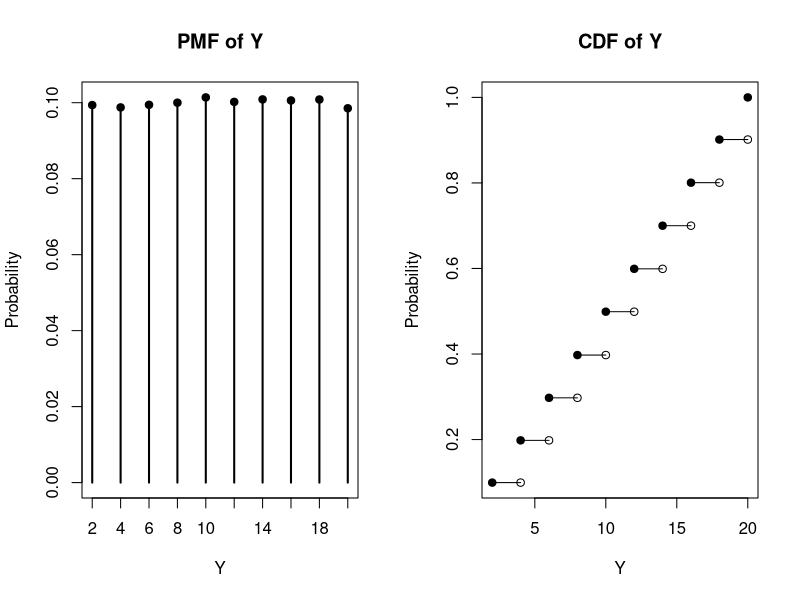
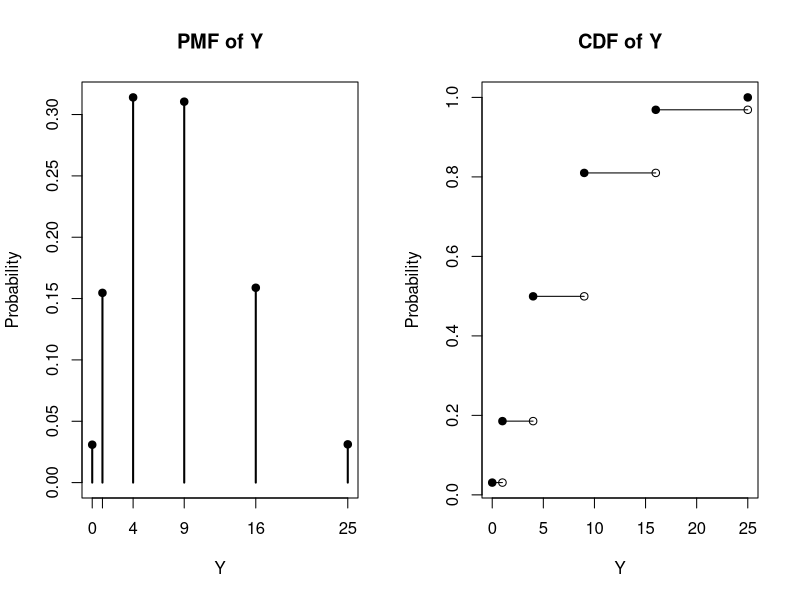
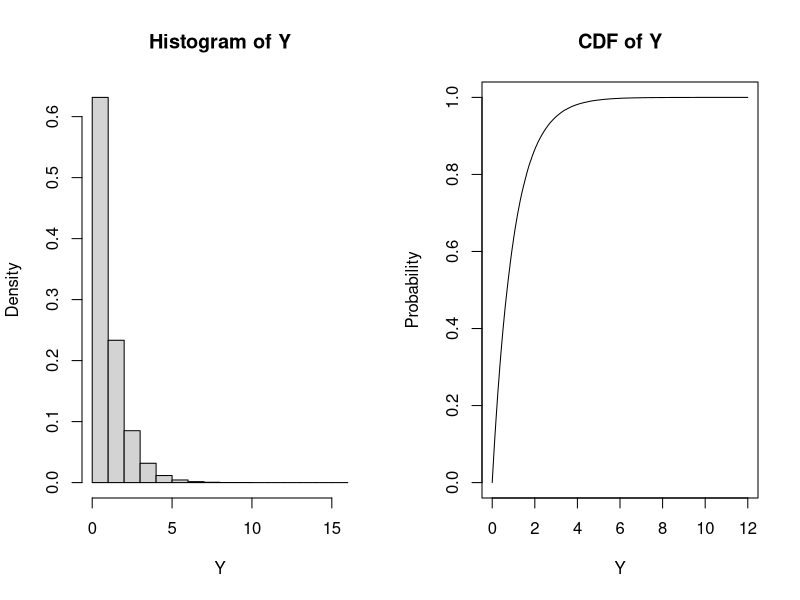
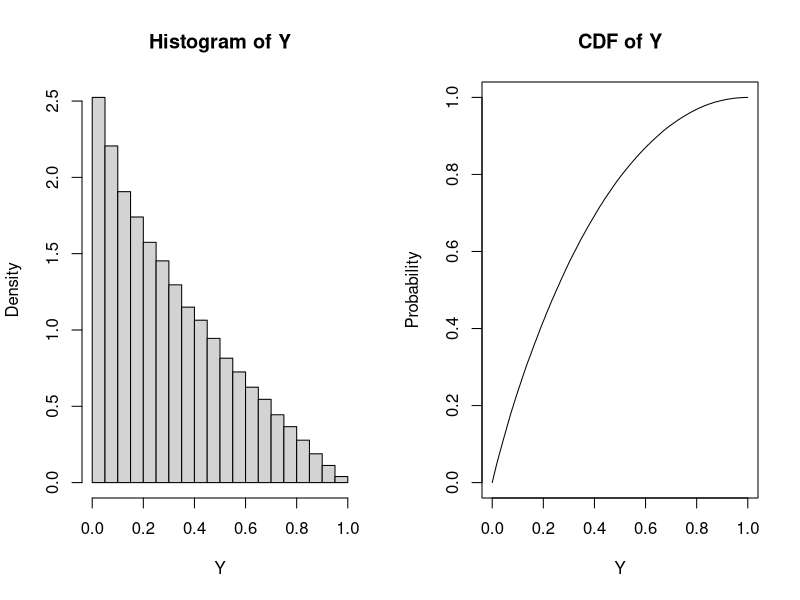

Source code (R) for these figures, in order:
## ---- chunk 1
n <- 100000
pmf_x <- rep(1/10, 10)
X <- sample(1:10, n, replace = TRUE, prob = pmf_x)
Y <- 2*X
## ---- chunk 2
pmf_Y <- table(Y)/length(Y)
x0 <- seq(2, 18, 2)
x1 <- seq(4, 20, 2)
cdf_Y <- cumsum(pmf_Y)
y0 <- cdf_Y[1:9]
y1 <- cdf_Y[1:9]

par(mfrow = c(1, 2))
plot(pmf_Y, ylab = "Probability", main = "PMF of Y")
points(names(pmf_Y), pmf_Y, pch = 19)

plot(names(pmf_Y), cdf_Y, pch = 19, 
     main = "CDF of Y", ylab = "Probability", xlab = "Y")
points(x1, y1)
segments(x0, y0, x1, y1)
par(mfrow = c(1, 1))
## ---- chunk 3
n <- 100000
pmf_x <- choose(5, 0:5)/2^5
X <- sample(0:5, n, replace = TRUE, prob = pmf_x)
Y <- X^2
## ---- chunk 4
pmf_Y <- table(Y)/length(Y)
x0 <- c(0, 1, 4, 9, 16)
x1 <- c(1, 4, 9, 16, 25)
cdf_Y <- cumsum(pmf_Y)
y0 <- cdf_Y[1:5]
y1 <- cdf_Y[1:5]

par(mfrow = c(1, 2))
plot(pmf_Y, ylab = "Probability", main = "PMF of Y")
points(names(pmf_Y), pmf_Y, pch = 19)

plot(names(pmf_Y), cdf_Y, pch = 19, 
     main = "CDF of Y", ylab = "Probability", xlab = "Y")
points(x1, y1)
segments(x0, y0, x1, y1)
par(mfrow = c(1, 1))
## ---- chunk 5
n <- 100000
X <- runif(n, 0, 1)
Y <- -log(X)
## ---- chunk 6
y_seq <- seq(0, 12, length = 1000)
cdf_Y <- sapply(y_seq, function(y) mean(Y <= y))

par(mfrow = c(1, 2))
hist(Y, freq = FALSE)

plot(y_seq, cdf_Y, type = 'l', main = "CDF of Y",
     ylab = "Probability", xlab = "Y")
par(mfrow = c(1, 1))
## ---- chunk 7
n <- 100000
X <- rbeta(n, 2, 2)
Y <- X^2
## ---- chunk 8
y_seq <- seq(0, 1, length = 1000)
cdf_Y <- sapply(y_seq, function(y) mean(Y <= y))

par(mfrow = c(1, 2))
hist(Y, freq = FALSE)

plot(y_seq, cdf_Y, type = 'l', main = "CDF of Y",
     ylab = "Probability", xlab = "Y")
par(mfrow = c(1, 1))
